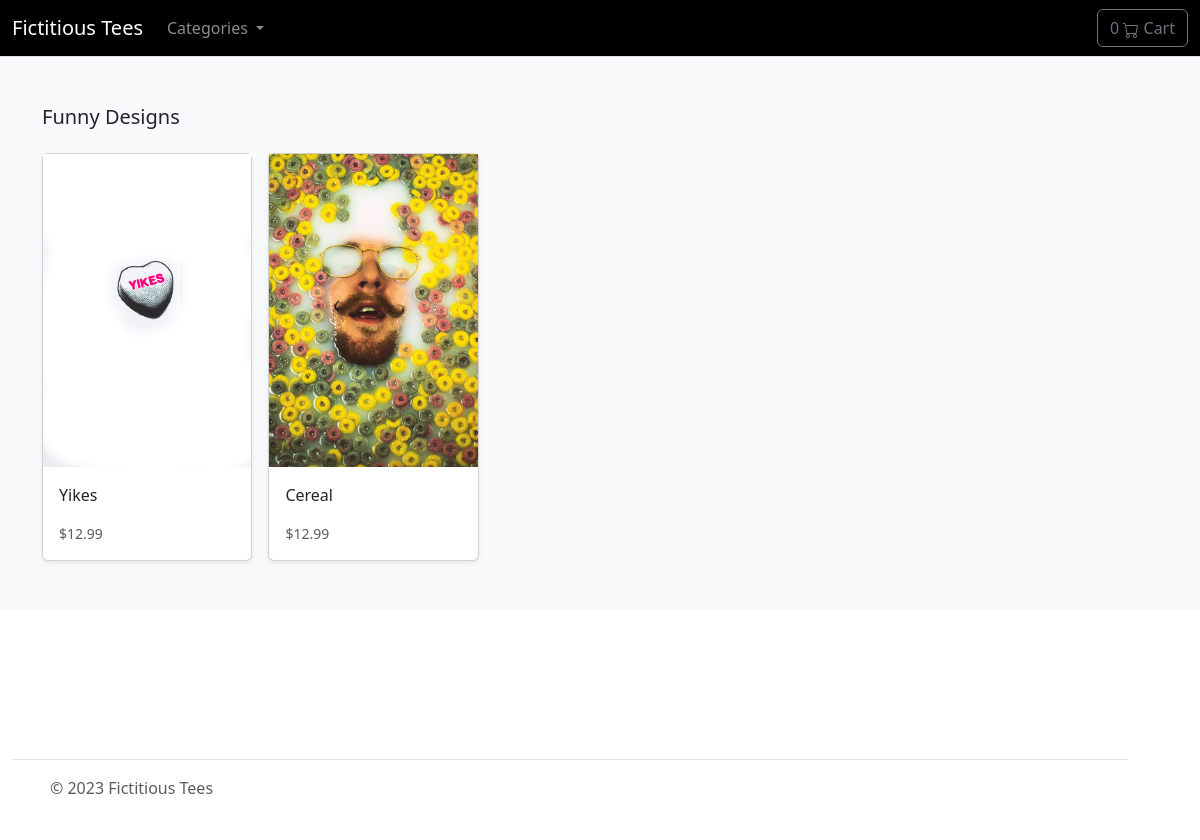
The app's page /category/funny/ with its own data.
### shop/models.py (models this page shows, shortened)
class Category(models.Model):
	name = models.CharField(max_length=255, db_index=True)
	slug = models.SlugField(max_length=255, unique=True)
	class Meta:
		verbose_name_plural = 'categories'
	def get_absolute_url(self):
		return reverse('shop:category_list', args=[self.slug])

class Design(models.Model):
	category = models.ForeignKey(Category, related_name='design', on_delete=models.CASCADE)
	created_by = models.ForeignKey(User, related_name='design_creator', on_delete=models.CASCADE)
	name = models.CharField(max_length=255)
	description = models.TextField(blank=True)
	image = models.ImageField(upload_to='images/')
	slug = models.SlugField(max_length=255)
	price = models.DecimalField(max_digits=4, decimal_places=2)
	in_stock = models.BooleanField(default=True)
	is_active = models.BooleanField(default=True)
	created = models.DateTimeField(auto_now_add=True)
	updated = models.DateTimeField(auto_now=True)
	objects = models.Manager()
	designs = DesignManager()
	class Meta:
		verbose_name_plural = "Designs"
		ordering = ('-updated',)
	def get_absolute_url(self):
		return reverse('shop:design_detail', args=[self.slug])

### shop/views.py (the view)
# urls.py: path('category/<slug:category_slug>/', views.category_list, name='category_list'),
def category_list(request, category_slug):
	category = get_object_or_404(Category, slug=category_slug)
	designs = Design.objects.filter(category=category)
	return render(request, 'shop/designs/category.html', {'category':category, 'designs':designs})

### cart/cart.py (called while the page is built)
	def __len__(self):
		return sum(item['qty'] for item in self.cart.values())

### cart/context_processors.py (called while the page is built)
def cart(request):
	return{'cart': Cart(request)}

### shop/views.py (called while the page is built)
def categories(request):
	return {'categories':Category.objects.all()}

### templates/shop/designs/category.html (shortened to what this page needs)
{% extends "../base.html" %}
{% load static %}
{% block content %}
<main>
	<div class="album py-5 bg-light">
	  <div class="container">
		<div class="pb-3 h5">{{ category.name }} Designs</div>
		<div class="row row-cols-1 row-cols-sm-2 row-cols-md-5 g-3">
		  {% for design in designs %}
		  <div class="col">
			<div class="card shadow-sm">
			  <a href="{{ design.get_absolute_url }}"><img class="img-fluid" alt="Responsive image" src="{{ design.image.url }}"></a>
			  <div class="card-body">
				<p class="card-text">
				  <a class="text-dark text-decoration-none" href="{{ design.get_absolute_url }}">{{ design.name }}</a>
				</p>
				<div class="d-flex justify-content-between align-items-center">
				  <small class="text-muted">${{ design.price }}</small>
				</div>
			  </div>
			</div>
		  </div>
		  {% endfor %}
		</div>
	  </div>
	</div>
</main>
{% endblock %}

### records on screen
Category: name "Funny"
Design: image (picture), name "Yikes", price "12.99"
Design: image (picture), name "Cereal", price "12.99"
